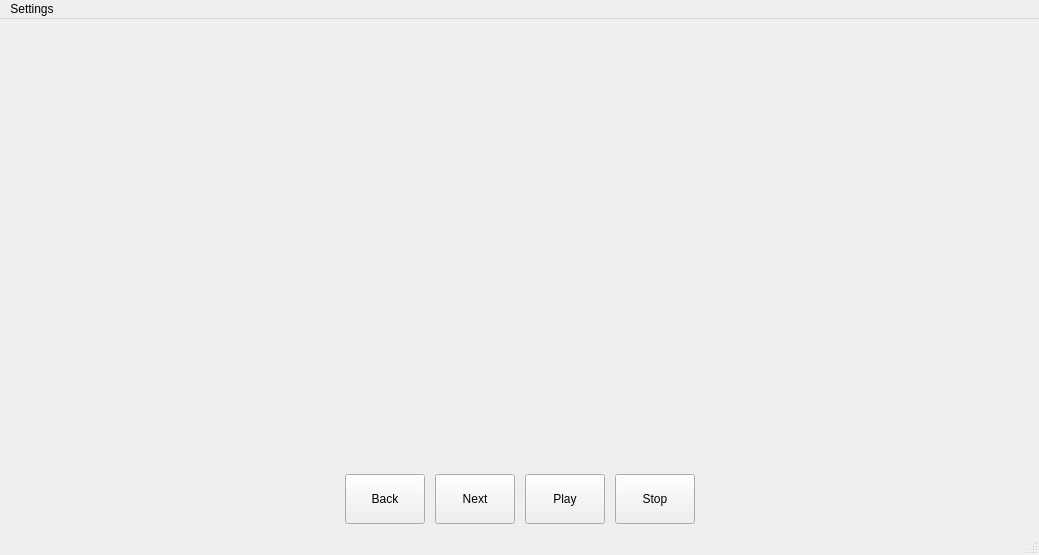
<?xml version="1.0" encoding="UTF-8"?>
<ui version="4.0">
 <class>MainWindow</class>
 <widget class="QMainWindow" name="MainWindow">
  <property name="geometry">
   <rect>
    <x>0</x>
    <y>0</y>
    <width>1039</width>
    <height>555</height>
   </rect>
  </property>
  <property name="sizePolicy">
   <sizepolicy hsizetype="Fixed" vsizetype="Fixed">
    <horstretch>0</horstretch>
    <verstretch>0</verstretch>
   </sizepolicy>
  </property>
  <property name="windowTitle">
   <string>Genetic algorithm</string>
  </property>
  <widget class="QWidget" name="centralwidget">
   <layout class="QVBoxLayout" name="verticalLayout_2">
    <item>
     <layout class="QVBoxLayout" name="verticalLayout_3">
      <property name="sizeConstraint">
       <enum>QLayout::SetDefaultConstraint</enum>
      </property>
      <item>
       <layout class="QHBoxLayout" name="horizontalLayout_4">
        <item>
         <widget class="QWidget" name="canvas" native="true">
          <property name="sizePolicy">
           <sizepolicy hsizetype="Preferred" vsizetype="Preferred">
            <horstretch>0</horstretch>
            <verstretch>0</verstretch>
           </sizepolicy>
          </property>
          <property name="minimumSize">
           <size>
            <width>800</width>
            <height>400</height>
           </size>
          </property>
          <property name="maximumSize">
           <size>
            <width>16777215</width>
            <height>16777215</height>
           </size>
          </property>
          <property name="layoutDirection">
           <enum>Qt::LeftToRight</enum>
          </property>
         </widget>
        </item>
       </layout>
      </item>
     </layout>
    </item>
    <item>
     <layout class="QVBoxLayout" name="verticalLayout">
      <property name="sizeConstraint">
       <enum>QLayout::SetDefaultConstraint</enum>
      </property>
      <item>
       <layout class="QHBoxLayout" name="horizontalLayout">
        <property name="spacing">
         <number>10</number>
        </property>
        <property name="sizeConstraint">
         <enum>QLayout::SetDefaultConstraint</enum>
        </property>
        <property name="topMargin">
         <number>0</number>
        </property>
        <item>
         <spacer name="horizontalSpacer">
          <property name="orientation">
           <enum>Qt::Horizontal</enum>
          </property>
          <property name="sizeType">
           <enum>QSizePolicy::Expanding</enum>
          </property>
          <property name="sizeHint" stdset="0">
           <size>
            <width>40</width>
            <height>20</height>
           </size>
          </property>
         </spacer>
        </item>
        <item>
         <widget class="QPushButton" name="backButton">
          <property name="sizePolicy">
           <sizepolicy hsizetype="Fixed" vsizetype="Fixed">
            <horstretch>0</horstretch>
            <verstretch>0</verstretch>
           </sizepolicy>
          </property>
          <property name="minimumSize">
           <size>
            <width>50</width>
            <height>50</height>
           </size>
          </property>
          <property name="text">
           <string>Back</string>
          </property>
         </widget>
        </item>
        <item>
         <widget class="QPushButton" name="nextButton">
          <property name="sizePolicy">
           <sizepolicy hsizetype="Fixed" vsizetype="Fixed">
            <horstretch>0</horstretch>
            <verstretch>0</verstretch>
           </sizepolicy>
          </property>
          <property name="minimumSize">
           <size>
            <width>50</width>
            <height>50</height>
           </size>
          </property>
          <property name="text">
           <string>Next</string>
          </property>
          <property name="icon">
           <iconset>
            <normaloff>../assets/images/next-50.png</normaloff>../assets/images/next-50.png</iconset>
          </property>
         </widget>
        </item>
        <item>
         <widget class="QPushButton" name="ffButton">
          <property name="enabled">
           <bool>true</bool>
          </property>
          <property name="sizePolicy">
           <sizepolicy hsizetype="Fixed" vsizetype="Fixed">
            <horstretch>0</horstretch>
            <verstretch>0</verstretch>
           </sizepolicy>
          </property>
          <property name="minimumSize">
           <size>
            <width>50</width>
            <height>50</height>
           </size>
          </property>
          <property name="text">
           <string>Play</string>
          </property>
          <property name="icon">
           <iconset>
            <normaloff>../assets/images/fast-forward-50.png</normaloff>../assets/images/fast-forward-50.png</iconset>
          </property>
         </widget>
        </item>
        <item>
         <widget class="QPushButton" name="stopButton">
          <property name="sizePolicy">
           <sizepolicy hsizetype="Fixed" vsizetype="Fixed">
            <horstretch>0</horstretch>
            <verstretch>0</verstretch>
           </sizepolicy>
          </property>
          <property name="minimumSize">
           <size>
            <width>50</width>
            <height>50</height>
           </size>
          </property>
          <property name="text">
           <string>Stop</string>
          </property>
         </widget>
        </item>
        <item>
         <spacer name="horizontalSpacer_2">
          <property name="orientation">
           <enum>Qt::Horizontal</enum>
          </property>
          <property name="sizeType">
           <enum>QSizePolicy::Expanding</enum>
          </property>
          <property name="sizeHint" stdset="0">
           <size>
            <width>40</width>
            <height>20</height>
           </size>
          </property>
         </spacer>
        </item>
       </layout>
      </item>
     </layout>
    </item>
   </layout>
  </widget>
  <widget class="QMenuBar" name="menubar">
   <property name="geometry">
    <rect>
     <x>0</x>
     <y>0</y>
     <width>1039</width>
     <height>22</height>
    </rect>
   </property>
   <widget class="QMenu" name="menuSettings">
    <property name="title">
     <string>Settings</string>
    </property>
    <addaction name="actionImport_from_file"/>
    <addaction name="actionExport"/>
    <addaction name="separator"/>
    <addaction name="actionFeelin_lucky"/>
   </widget>
   <addaction name="menuSettings"/>
  </widget>
  <widget class="QStatusBar" name="statusbar"/>
  <action name="actionOpen_settings_dialog">
   <property name="text">
    <string>Open settings dialog</string>
   </property>
  </action>
  <action name="actionImport_from_file">
   <property name="text">
    <string>Import from file</string>
   </property>
  </action>
  <action name="actionExport">
   <property name="text">
    <string>Write by hand</string>
   </property>
  </action>
  <action name="actionFeelin_lucky">
   <property name="text">
    <string>Feeling lucky!</string>
   </property>
  </action>
 </widget>
 <resources/>
 <connections/>
</ui>
